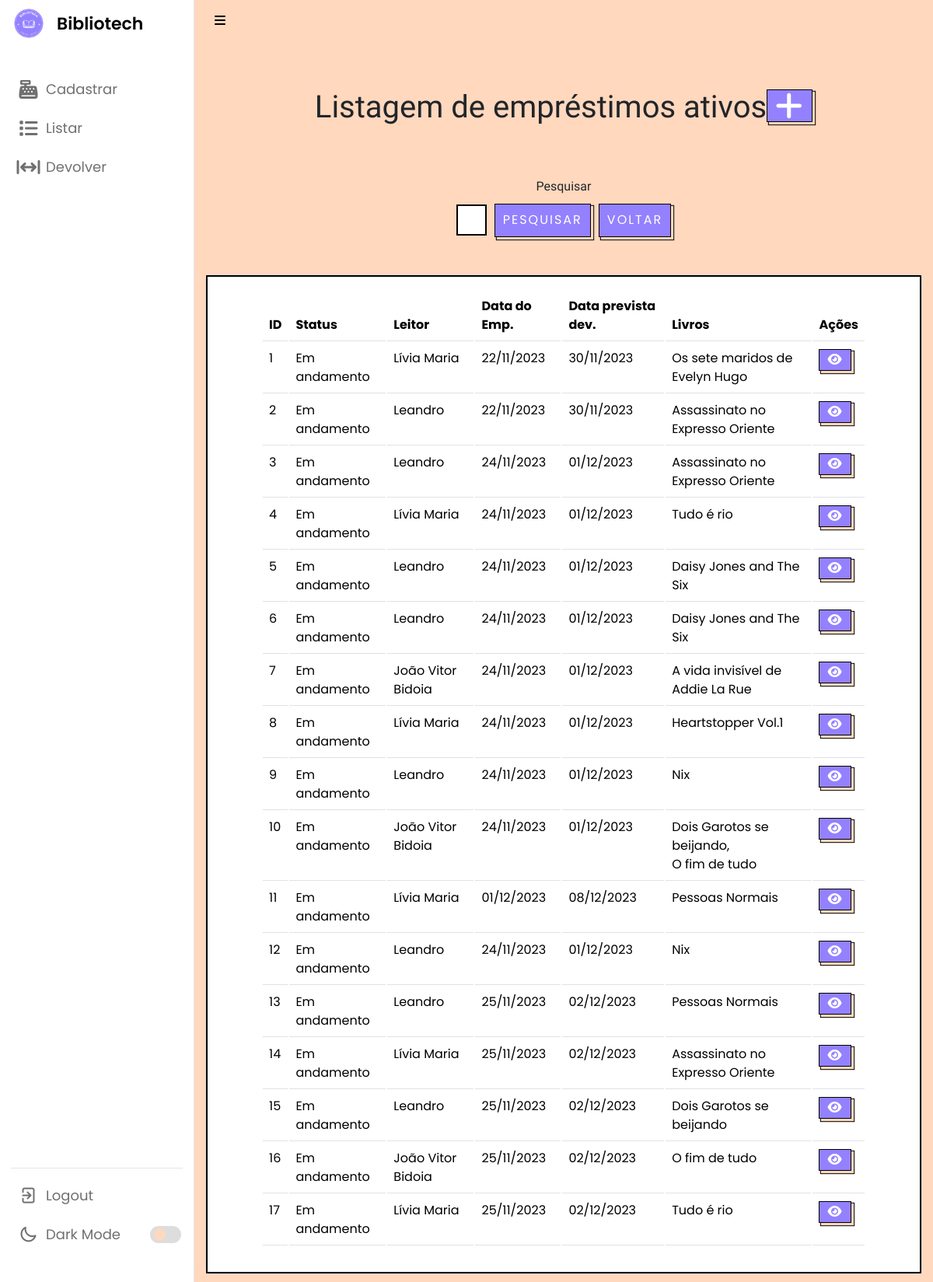
The page /listarEmprestimo.php (signed in) on the database as committed earlier.
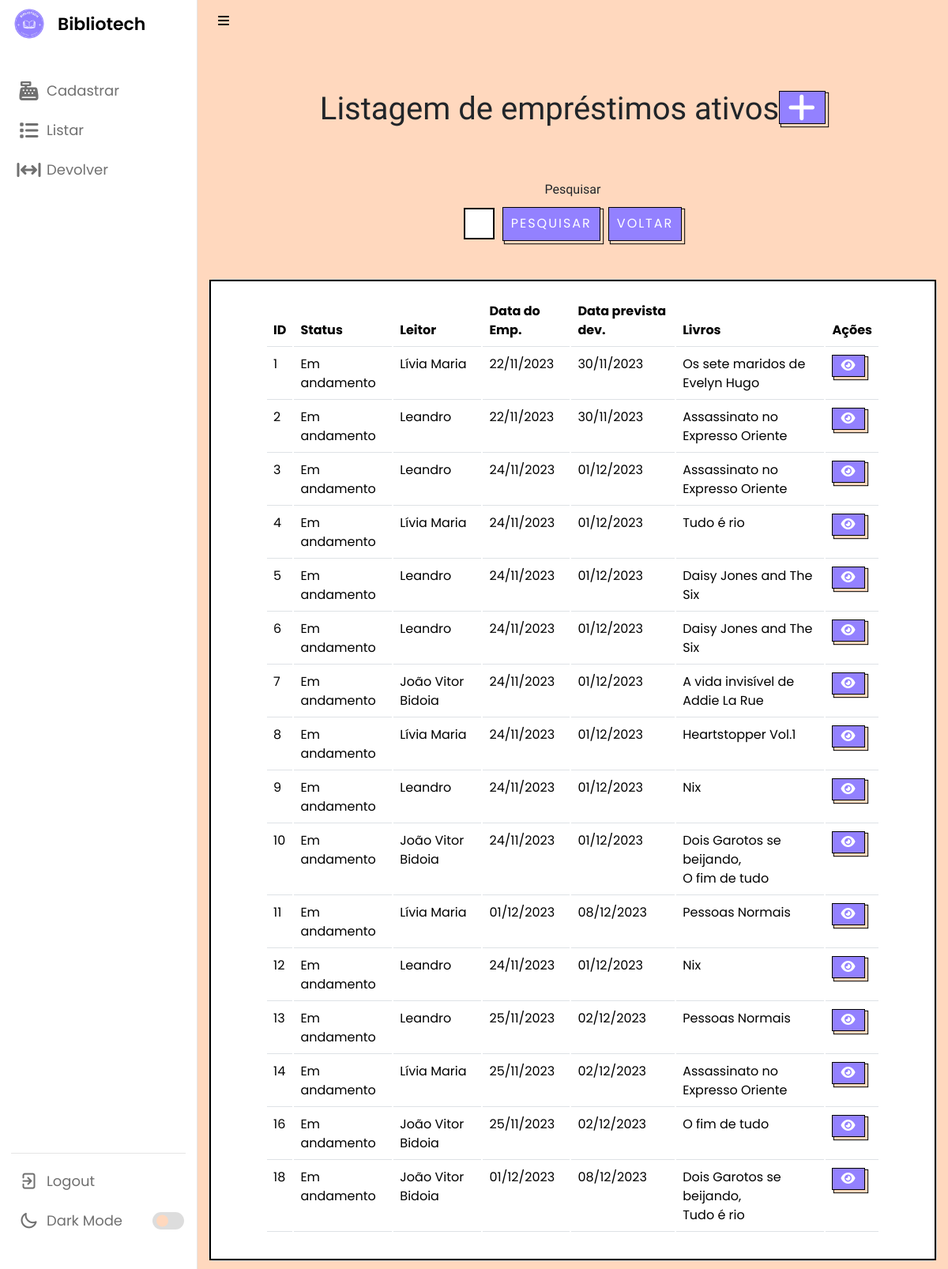
The same page on the database as committed later.
### tables this page shows
CREATE TABLE `emprestimo` (
  `id` int(11) NOT NULL,
  `statusEmprestimo` varchar(100) DEFAULT NULL,
  `dataEmprestimo` datetime DEFAULT current_timestamp(),
  `dataPrevistaDevolucao` date DEFAULT NULL,
  `idLeitor` int(11) DEFAULT NULL,
  `valorMulta` double DEFAULT NULL
);

CREATE TABLE `leitor` (
  `id` int(11) NOT NULL,
  `status` varchar(45) NOT NULL,
  `nome` varchar(100) NOT NULL,
  `telefone` varchar(15) NOT NULL,
  `endereco` varchar(100) NOT NULL,
  `dn` date NOT NULL,
  `cpf` varchar(14) NOT NULL,
  `email` varchar(100) NOT NULL,
  `senha` varchar(255) NOT NULL,
  `nomeResp` varchar(100) DEFAULT NULL,
  `cpfResp` varchar(14) DEFAULT NULL,
  `telResp` varchar(45) DEFAULT NULL
);

### listarEmprestimo.php (the view, shortened to what this page needs)
<?php
require_once("conexao.php");
$V_WHERE = "";
$sql = "SELECT emprestimo.id, leitor.nome as nomeLeitor, statusEmprestimo, dataEmprestimo, dataPrevistaDevolucao, valorMulta
        FROM emprestimo
        LEFT JOIN leitor ON emprestimo.idLeitor = leitor.id
        WHERE statusEmprestimo = 'Em andamento'" . $V_WHERE;
$resultado = mysqli_query($conexao, $sql);
?>
<?php require_once("navbar.php"); ?>
<br><br><br>
<h1 class="titulo">Listagem de empréstimos ativos<a href="emprestimo.php" class="botao">
        <i class="fa-solid fa-plus"></i>
    </a></h1>
<br><br>
<center>
    <form method="post">
        <label name="pesquisa" for="exampleFormControlInput1" class="titulo">Pesquisar</label>
        <div class="input-button-container">
            <input name="pesquisa" type="text" class="formcampo">
            <button name="pesquisar" stype="button" class="botaopesquisar">Pesquisar</button>
            <a href="listarLivros.php"><button name="voltar" stype="button" class="botaopesquisar">Voltar</button></a>
        </div>
        <br><br>
    </form>
</center>
<center>
    <div class="card cardlistar">
        <div class="card-body cardlistar2">
            <table class="table">
                <thead>
                    <tr>
                        <td scope="col"><b>ID</b></td>
                        <td scope="col"><b>Status</b></td>
                        <td scope="col"><b>Leitor</b></td>
                        <td scope="col"><b>Data do Emp.</b></td>
                        <td scope="col"><b>Data prevista dev.</b></td>
                        <td scope="col"><b>Livros</b></td>
                        <td scope="col"><b>Ações</b></td>
                    </tr>
                </thead>
                <tbody>
                    <?php while ($linha = mysqli_fetch_array($resultado)) { ?>
                        <tr>
                            <td>
                                <?= $linha['id'] ?>
                            </td>
                            <td>
                                <?= $linha['statusEmprestimo'] ?>
                            </td>
                            <td>
                                <?= $linha['nomeLeitor'] ?>
                            </td>
                            <td>
                                <?= date("d/m/Y", strtotime($linha['dataEmprestimo'])); ?>
                            </td>
                            <td>
                                <?= date("d/m/Y", strtotime($linha['dataPrevistaDevolucao'])) ?>
                            </td>
                            <td>
                                <?php
                                $idEmprestimo = $linha['id'];
                                $sqlLivros = "SELECT distinct livro.titulo FROM itensdeemprestimo
                                            JOIN livro ON itensdeemprestimo.idLivro = livro.id
                                            WHERE itensdeemprestimo.idEmprestimo = $idEmprestimo";
                                $resultadoLivros = mysqli_query($conexao, $sqlLivros);
                                $titulosLivros = array();
                                while ($linhaLivro = mysqli_fetch_array($resultadoLivros)) {
                                    $titulosLivros[] = $linhaLivro['titulo'];
                                }
                                echo implode(', <br>', $titulosLivros);
                                ?>
                            </td>
                            <td>
                                <a href="itensDeEmprestimo.php? id=<?= $linha['id'] ?>" style="margin-right: 8px;"
                                    name="info" class="botao">
                                    <i class="fa-solid fa-eye"></i>
                                </a>
                            </td>
                        </tr>
                    <?php } ?>
                </tbody>
            </table>
        </div>
    </div>
</center>
</section>
</body>
</html>

### navbar.php (shortened to what this page needs)
<!DOCTYPE html>
<html lang="pt-br">
<head>
    <link rel="stylesheet" href="css/style.css">
    <link rel="stylesheet" href="css/cadastrar.css">
    <link rel="stylesheet" href="css/bootstrap.css">
    <link rel="stylesheet" href="css/acervo.css">
    <link rel="stylesheet" href="https://unicons.iconscout.com/release/v4.0.0/css/line.css">
</head>
<body>
    <nav>
        <a href="main.php" style="text-decoration: none">
            <div class="logo-name">
                <div class="logo-image">
                    <img src="logo.ico" alt="">
                </div>
                <span class="logo_name">Bibliotech</span>
            </div>
        </a>
        <div class="menu-items">
            <ul class="nav-links">
                <?php require_once('sidebar.php') ?>
            </ul>
            <ul class="logout-mode">
                <li><a href="sair.php">
                        <i class="uil uil-signout"></i>
                        <span class="link-name">Logout</span>
                    </a></li>
                <li class="mode">
                    <a href="#">
                        <i class="uil uil-moon"></i>
                        <span class="link-name">Dark Mode</span>
                    </a>
                    <div class="mode-toggle">
                        <span class="switch"></span>
                    </div>
                </li>
            </ul>
        </div>
    </nav>
    <section class="dashboard">
        <div class="navbar bg-body-tertiary">
            <div class="container-fluid">
                <i class="fa-solid fa-bars sidebar-toggle botaoNav"></i>
            </div>
        </div>

### sidebar.php (shortened to what this page needs)
<li><a class="cadastrar-btn">
        <i class="fa-solid fa-cash-register"></i><span class="link-name">Cadastrar</span></a>
</li>
<li><a class="listar-btn">
        <i class="fa-solid fa-list"></i><span class="link-name">Listar</span></a>
</li>
<li><a data-bs-toggle="modal" data-bs-target="#exampleModal3">
        <i class="fa-solid fa-arrows-left-right-to-line"></i><span class="link-name">Devolver</span>
    </a>
</li>

### css/style.css (style rules this page uses)
* { margin: 0; padding: 0; box-sizing: border-box; font-family: 'Poppins', sans-serif; }
:root { --primary-color: #9381ff; --panel-color: #ffd8be; --text-color: #000; --black-light-color: #707070; --border-color: #e6e5e5; --toggle-color: #DDD; --box1-color: #4DA3FF; --box2-color: #FFE6AC; --box3-color: #E7D1FC; --index-i: #9381ff; --title-icon-color: #fff; --nav-color: white; --botaoNav: black; --tran-05: all 0.5s ease; --tran-03: all 0.3s ease; --tran-03: all 0.2s ease; }
body { min-height: 100vh; background-color: var(--primary-color); }
nav { position: fixed; top: 0; left: 0; height: 100%; width: 250px; padding: 10px 14px; background-color: var(--nav-color); border-right: 1px solid var(--border-color); transition: var(--tran-05); }
.botaoNav { color: var(--botaoNav) }
nav .logo-name { display: flex; align-items: center; }
nav .logo-image { display: flex; justify-content: center; min-width: 45px; }
nav .logo-image img { width: 40px; object-fit: cover; border-radius: 50%; }
nav .logo-name .logo_name { font-size: 22px; font-weight: 600; color: var(--text-color); margin-left: 14px; transition: var(--tran-05); }
nav .menu-items { margin-top: 40px; height: calc(100% - 90px); display: flex; flex-direction: column; justify-content: space-between; }
.menu-items li { list-style: none; }
.menu-items li a { display: flex; align-items: center; height: 50px; text-decoration: none; position: relative; }
.menu-items li a i { font-size: 24px; min-width: 45px; height: 100%; display: flex; align-items: center; justify-content: center; color: var(--black-light-color); }
.menu-items li a .link-name { font-size: 18px; font-weight: 400; color: var(--black-light-color); transition: var(--tran-05); }
.menu-items .logout-mode { padding-top: 10px; border-top: 1px solid var(--border-color); }
.menu-items .mode { display: flex; align-items: center; white-space: nowrap; }
.menu-items .mode-toggle { position: absolute; right: 14px; height: 50px; min-width: 45px; display: flex; align-items: center; justify-content: center; cursor: pointer; }
.mode-toggle .switch { position: relative; display: inline-block; height: 22px; width: 40px; border-radius: 25px; background-color: var(--toggle-color); }
.switch:before { content: ""; position: absolute; left: 5px; top: 50%; transform: translateY(-50%); height: 15px; width: 15px; background-color: var(--panel-color); border-radius: 50%; transition: var(--tran-03); }
.dashboard { position: relative; left: 250px; background-color: var(--panel-color); min-height: 100vh; width: calc(100% - 250px); padding: 10px 14px; transition: var(--tran-05); }
table tbody td { height: 2.8rem; color: #000000; }
table tbody tr:last-child td { border: 2; }
nav ul { list-style: none; }
nav ul li { line-height: 60px; }
.formcampo { border: 2px solid black; display: block; width: 30%; padding: 0.375rem 0.75rem; font-size: 1rem; font-weight: 400; line-height: 1.5; flex: 1; }
.input-button-container { display: flex; align-items: center; width: 30%; }

### css/cadastrar.css (style rules this page uses)
.titulo { padding-bottom: 10px; text-align: center; font-family: Fjalla One; }
.botao { background-color: #9381ff; border: 1px solid black; box-shadow: 3px 3px 1px #ffd8be, 3px 3px 1px 1px black; color: #fff; cursor: pointer; display: inline-block; letter-spacing: 2px; line-height: 20pt; margin: 0 auto; outline: none; padding: 0 10px; text-transform: uppercase; transition: .2 all ease-in-out; }
.botaopesquisar { background-color: #9381ff; border: 1px solid black; box-shadow: 3px 3px 1px #ffd8be, 3px 3px 1px 1px black; color: #fff; cursor: pointer; display: inline-block; letter-spacing: 2px; line-height: 20pt; margin: 0 auto; outline: none; padding: 7px 10px; text-transform: uppercase; transition: .2 all ease-in-out; margin-left: 10px; }

Rows that differ between the two databases and show on the page:
no longer on this page (row edited): emprestimo: id "15", statusEmprestimo "Em andamento", idLeitor.nome "Leandro", dataEmprestimo "25/11/2023", dataPrevistaDevolucao "02/12/2023", titulosLivros "Dois Garotos se beijando"
no longer on this page (row edited): emprestimo: id "17", statusEmprestimo "Em andamento", idLeitor.nome "Lívia Maria", dataEmprestimo "25/11/2023", dataPrevistaDevolucao "02/12/2023", titulosLivros "Tudo é rio"
added emprestimo: id "18", statusEmprestimo "Em andamento", idLeitor.nome "João Vitor Bidoia", dataEmprestimo "01/12/2023", dataPrevistaDevolucao "08/12/2023", titulosLivros "Dois Garotos se beijando, Tudo é rio"
